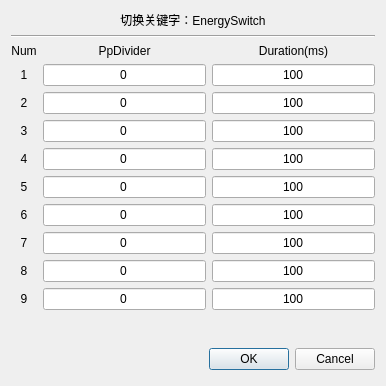
<?xml version="1.0" encoding="UTF-8"?>
<ui version="4.0">
 <class>Dialog_ProcessSetting_EnergySwitch</class>
 <widget class="QDialog" name="Dialog_ProcessSetting_EnergySwitch">
  <property name="geometry">
   <rect>
    <x>0</x>
    <y>0</y>
    <width>386</width>
    <height>386</height>
   </rect>
  </property>
  <property name="windowTitle">
   <string>EnergySwitch Process Setting</string>
  </property>
  <layout class="QVBoxLayout" name="verticalLayout">
   <item>
    <layout class="QHBoxLayout" name="layout_EnergySwitch_Top">
     <item>
      <widget class="QLabel" name="label_EnergySwitch_Keyword">
       <property name="text">
        <string>切换关键字：EnergySwitch</string>
       </property>
       <property name="alignment">
        <set>Qt::AlignmentFlag::AlignCenter</set>
       </property>
      </widget>
     </item>
    </layout>
   </item>
   <item>
    <widget class="Line" name="line_EnergySwitch_Header">
     <property name="frameShape">
      <enum>QFrame::Shape::HLine</enum>
     </property>
     <property name="frameShadow">
      <enum>QFrame::Shadow::Sunken</enum>
     </property>
    </widget>
   </item>
   <item>
    <layout class="QGridLayout" name="gridLayout_EnergySwitch">
     <item row="0" column="0">
      <widget class="QLabel" name="label_EnergySwitch_HeaderIndex">
       <property name="text">
        <string>Num</string>
       </property>
       <property name="alignment">
        <set>Qt::AlignmentFlag::AlignCenter</set>
       </property>
      </widget>
     </item>
     <item row="0" column="1">
      <widget class="QLabel" name="label_EnergySwitch_HeaderPpDivider">
       <property name="text">
        <string>PpDivider</string>
       </property>
       <property name="alignment">
        <set>Qt::AlignmentFlag::AlignCenter</set>
       </property>
      </widget>
     </item>
     <item row="0" column="2">
      <widget class="QLabel" name="label_EnergySwitch_HeaderDuration">
       <property name="text">
        <string>Duration(ms)</string>
       </property>
       <property name="alignment">
        <set>Qt::AlignmentFlag::AlignCenter</set>
       </property>
      </widget>
     </item>
     <item row="1" column="0">
      <widget class="QLabel" name="label_EnergySwitch_Index1">
       <property name="text">
        <string>1</string>
       </property>
       <property name="alignment">
        <set>Qt::AlignmentFlag::AlignCenter</set>
       </property>
      </widget>
     </item>
     <item row="1" column="1">
      <widget class="QLineEdit" name="lineEdit_EnergySwitch_PpDivider1">
       <property name="text">
        <string>0</string>
       </property>
       <property name="alignment">
        <set>Qt::AlignmentFlag::AlignCenter</set>
       </property>
      </widget>
     </item>
     <item row="1" column="2">
      <widget class="QLineEdit" name="lineEdit_EnergySwitch_Duration1">
       <property name="text">
        <string>100</string>
       </property>
       <property name="alignment">
        <set>Qt::AlignmentFlag::AlignCenter</set>
       </property>
      </widget>
     </item>
     <item row="2" column="0">
      <widget class="QLabel" name="label_EnergySwitch_Index2">
       <property name="text">
        <string>2</string>
       </property>
       <property name="alignment">
        <set>Qt::AlignmentFlag::AlignCenter</set>
       </property>
      </widget>
     </item>
     <item row="2" column="1">
      <widget class="QLineEdit" name="lineEdit_EnergySwitch_PpDivider2">
       <property name="text">
        <string>0</string>
       </property>
       <property name="alignment">
        <set>Qt::AlignmentFlag::AlignCenter</set>
       </property>
      </widget>
     </item>
     <item row="2" column="2">
      <widget class="QLineEdit" name="lineEdit_EnergySwitch_Duration2">
       <property name="text">
        <string>100</string>
       </property>
       <property name="alignment">
        <set>Qt::AlignmentFlag::AlignCenter</set>
       </property>
      </widget>
     </item>
     <item row="3" column="0">
      <widget class="QLabel" name="label_EnergySwitch_Index3">
       <property name="text">
        <string>3</string>
       </property>
       <property name="alignment">
        <set>Qt::AlignmentFlag::AlignCenter</set>
       </property>
      </widget>
     </item>
     <item row="3" column="1">
      <widget class="QLineEdit" name="lineEdit_EnergySwitch_PpDivider3">
       <property name="text">
        <string>0</string>
       </property>
       <property name="alignment">
        <set>Qt::AlignmentFlag::AlignCenter</set>
       </property>
      </widget>
     </item>
     <item row="3" column="2">
      <widget class="QLineEdit" name="lineEdit_EnergySwitch_Duration3">
       <property name="text">
        <string>100</string>
       </property>
       <property name="alignment">
        <set>Qt::AlignmentFlag::AlignCenter</set>
       </property>
      </widget>
     </item>
     <item row="4" column="0">
      <widget class="QLabel" name="label_EnergySwitch_Index4">
       <property name="text">
        <string>4</string>
       </property>
       <property name="alignment">
        <set>Qt::AlignmentFlag::AlignCenter</set>
       </property>
      </widget>
     </item>
     <item row="4" column="1">
      <widget class="QLineEdit" name="lineEdit_EnergySwitch_PpDivider4">
       <property name="text">
        <string>0</string>
       </property>
       <property name="alignment">
        <set>Qt::AlignmentFlag::AlignCenter</set>
       </property>
      </widget>
     </item>
     <item row="4" column="2">
      <widget class="QLineEdit" name="lineEdit_EnergySwitch_Duration4">
       <property name="text">
        <string>100</string>
       </property>
       <property name="alignment">
        <set>Qt::AlignmentFlag::AlignCenter</set>
       </property>
      </widget>
     </item>
     <item row="5" column="0">
      <widget class="QLabel" name="label_EnergySwitch_Index5">
       <property name="text">
        <string>5</string>
       </property>
       <property name="alignment">
        <set>Qt::AlignmentFlag::AlignCenter</set>
       </property>
      </widget>
     </item>
     <item row="5" column="1">
      <widget class="QLineEdit" name="lineEdit_EnergySwitch_PpDivider5">
       <property name="text">
        <string>0</string>
       </property>
       <property name="alignment">
        <set>Qt::AlignmentFlag::AlignCenter</set>
       </property>
      </widget>
     </item>
     <item row="5" column="2">
      <widget class="QLineEdit" name="lineEdit_EnergySwitch_Duration5">
       <property name="text">
        <string>100</string>
       </property>
       <property name="alignment">
        <set>Qt::AlignmentFlag::AlignCenter</set>
       </property>
      </widget>
     </item>
     <item row="6" column="0">
      <widget class="QLabel" name="label_EnergySwitch_Index6">
       <property name="text">
        <string>6</string>
       </property>
       <property name="alignment">
        <set>Qt::AlignmentFlag::AlignCenter</set>
       </property>
      </widget>
     </item>
     <item row="6" column="1">
      <widget class="QLineEdit" name="lineEdit_EnergySwitch_PpDivider6">
       <property name="text">
        <string>0</string>
       </property>
       <property name="alignment">
        <set>Qt::AlignmentFlag::AlignCenter</set>
       </property>
      </widget>
     </item>
     <item row="6" column="2">
      <widget class="QLineEdit" name="lineEdit_EnergySwitch_Duration6">
       <property name="text">
        <string>100</string>
       </property>
       <property name="alignment">
        <set>Qt::AlignmentFlag::AlignCenter</set>
       </property>
      </widget>
     </item>
     <item row="7" column="0">
      <widget class="QLabel" name="label_EnergySwitch_Index7">
       <property name="text">
        <string>7</string>
       </property>
       <property name="alignment">
        <set>Qt::AlignmentFlag::AlignCenter</set>
       </property>
      </widget>
     </item>
     <item row="7" column="1">
      <widget class="QLineEdit" name="lineEdit_EnergySwitch_PpDivider7">
       <property name="text">
        <string>0</string>
       </property>
       <property name="alignment">
        <set>Qt::AlignmentFlag::AlignCenter</set>
       </property>
      </widget>
     </item>
     <item row="7" column="2">
      <widget class="QLineEdit" name="lineEdit_EnergySwitch_Duration7">
       <property name="text">
        <string>100</string>
       </property>
       <property name="alignment">
        <set>Qt::AlignmentFlag::AlignCenter</set>
       </property>
      </widget>
     </item>
     <item row="8" column="0">
      <widget class="QLabel" name="label_EnergySwitch_Index8">
       <property name="text">
        <string>8</string>
       </property>
       <property name="alignment">
        <set>Qt::AlignmentFlag::AlignCenter</set>
       </property>
      </widget>
     </item>
     <item row="8" column="1">
      <widget class="QLineEdit" name="lineEdit_EnergySwitch_PpDivider8">
       <property name="text">
        <string>0</string>
       </property>
       <property name="alignment">
        <set>Qt::AlignmentFlag::AlignCenter</set>
       </property>
      </widget>
     </item>
     <item row="8" column="2">
      <widget class="QLineEdit" name="lineEdit_EnergySwitch_Duration8">
       <property name="text">
        <string>100</string>
       </property>
       <property name="alignment">
        <set>Qt::AlignmentFlag::AlignCenter</set>
       </property>
      </widget>
     </item>
     <item row="9" column="0">
      <widget class="QLabel" name="label_EnergySwitch_Index9">
       <property name="text">
        <string>9</string>
       </property>
       <property name="alignment">
        <set>Qt::AlignmentFlag::AlignCenter</set>
       </property>
      </widget>
     </item>
     <item row="9" column="1">
      <widget class="QLineEdit" name="lineEdit_EnergySwitch_PpDivider9">
       <property name="text">
        <string>0</string>
       </property>
       <property name="alignment">
        <set>Qt::AlignmentFlag::AlignCenter</set>
       </property>
      </widget>
     </item>
     <item row="9" column="2">
      <widget class="QLineEdit" name="lineEdit_EnergySwitch_Duration9">
       <property name="text">
        <string>100</string>
       </property>
       <property name="alignment">
        <set>Qt::AlignmentFlag::AlignCenter</set>
       </property>
      </widget>
     </item>
    </layout>
   </item>
   <item>
    <spacer name="verticalSpacer_Bottom">
     <property name="orientation">
      <enum>Qt::Orientation::Vertical</enum>
     </property>
     <property name="sizeHint" stdset="0">
      <size>
       <width>20</width>
       <height>40</height>
      </size>
     </property>
    </spacer>
   </item>
   <item>
    <layout class="QHBoxLayout" name="Buttons_EnergySwitch">
     <item>
      <spacer name="horizontalSpacer_Bottom">
       <property name="orientation">
        <enum>Qt::Orientation::Horizontal</enum>
       </property>
       <property name="sizeHint" stdset="0">
        <size>
         <width>131</width>
         <height>31</height>
        </size>
       </property>
      </spacer>
     </item>
     <item>
      <widget class="QPushButton" name="Button_EnergySwitch_OK">
       <property name="text">
        <string>OK</string>
       </property>
      </widget>
     </item>
     <item>
      <widget class="QPushButton" name="Button_EnergySwitch_Cancel">
       <property name="text">
        <string>Cancel</string>
       </property>
      </widget>
     </item>
    </layout>
   </item>
  </layout>
 </widget>
 <resources/>
 <connections>
  <connection>
   <sender>Button_EnergySwitch_OK</sender>
   <signal>clicked()</signal>
   <receiver>Dialog_ProcessSetting_EnergySwitch</receiver>
   <slot>accept()</slot>
   <hints>
    <hint type="sourcelabel">
     <x>278</x>
     <y>253</y>
    </hint>
    <hint type="destinationlabel">
     <x>96</x>
     <y>254</y>
    </hint>
   </hints>
  </connection>
  <connection>
   <sender>Button_EnergySwitch_Cancel</sender>
   <signal>clicked()</signal>
   <receiver>Dialog_ProcessSetting_EnergySwitch</receiver>
   <slot>reject()</slot>
   <hints>
    <hint type="sourcelabel">
     <x>369</x>
     <y>253</y>
    </hint>
    <hint type="destinationlabel">
     <x>179</x>
     <y>282</y>
    </hint>
   </hints>
  </connection>
 </connections>
</ui>
